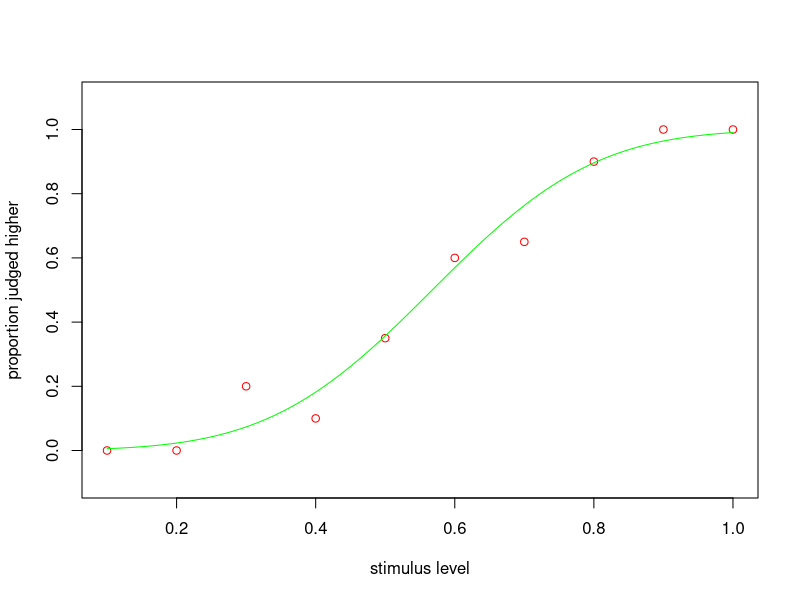
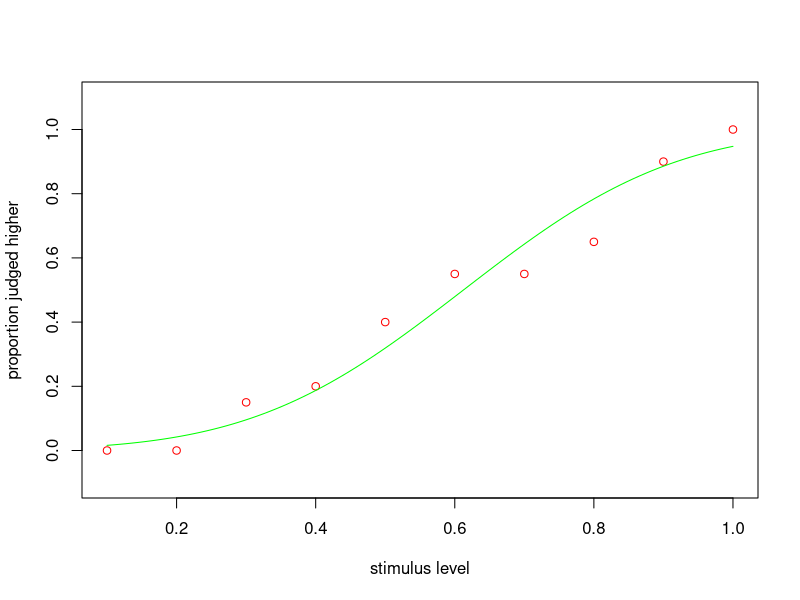
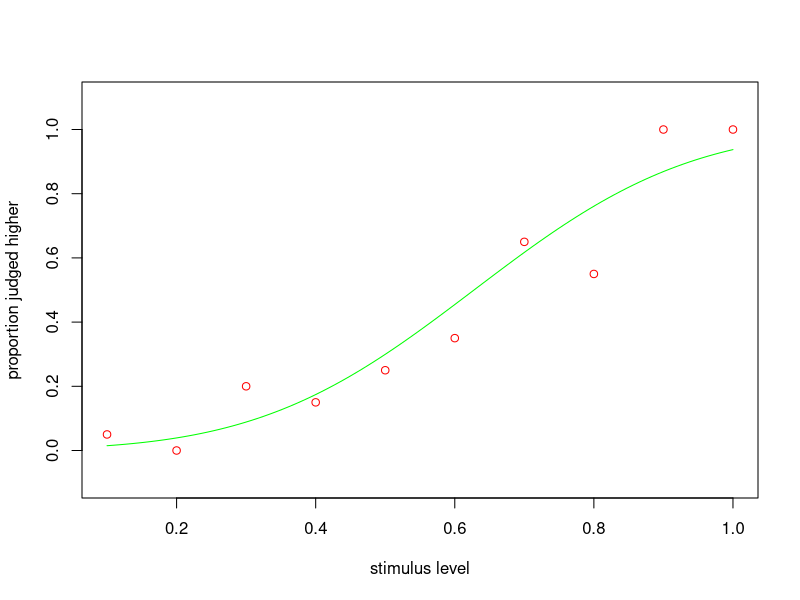
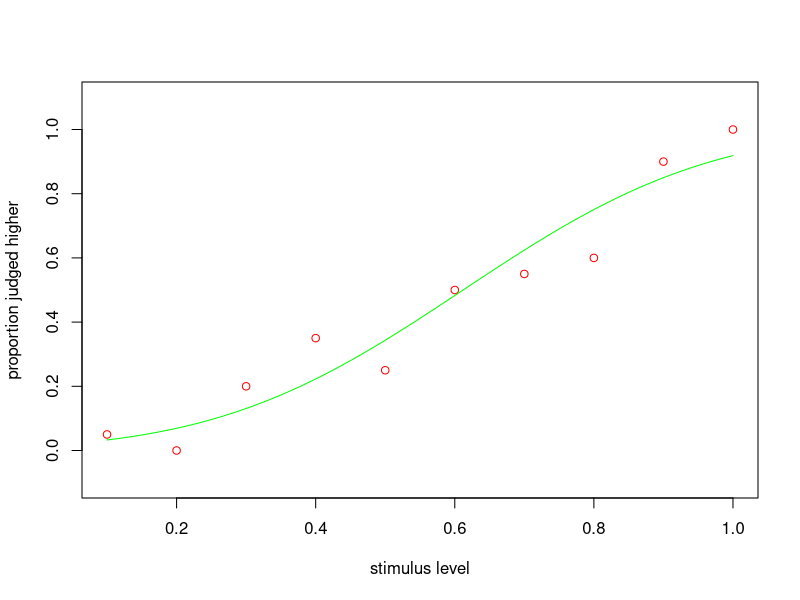
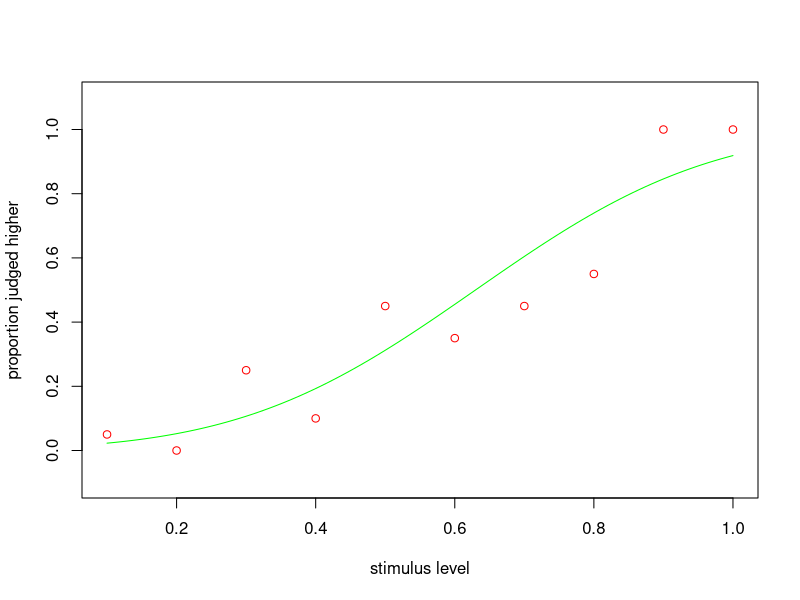
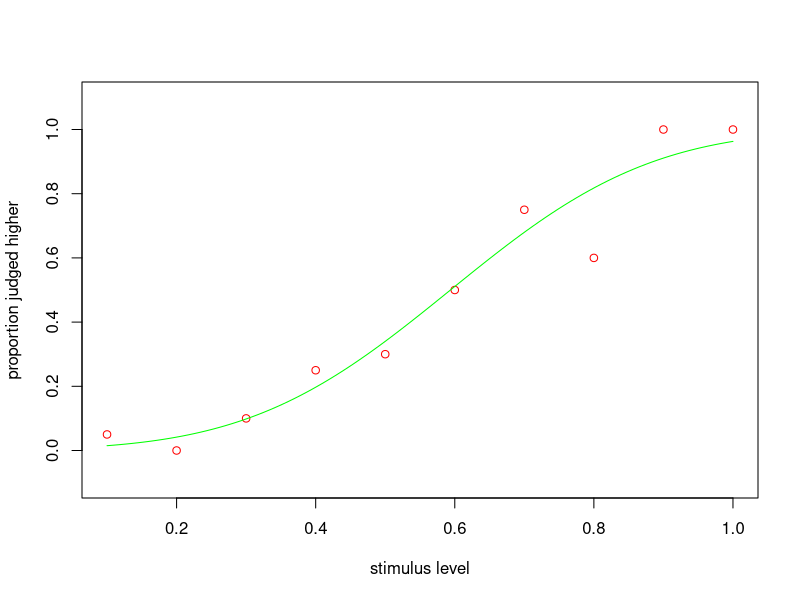
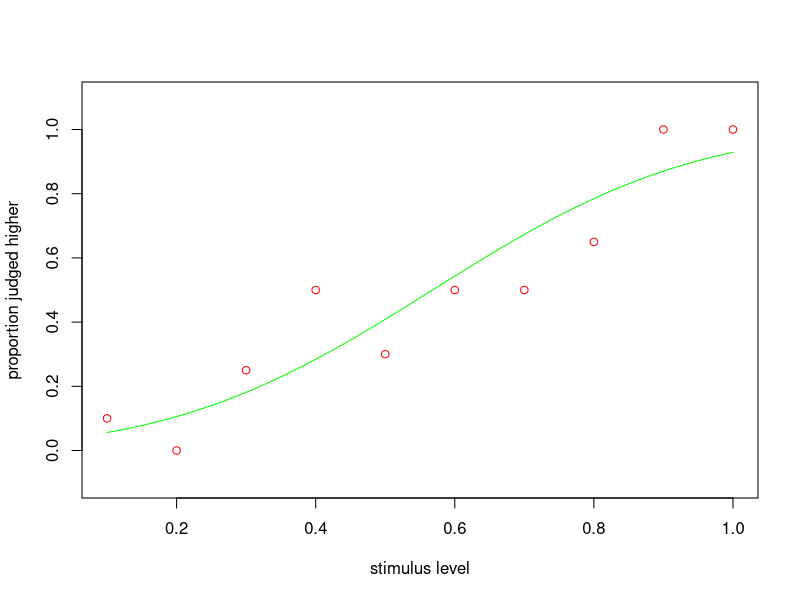
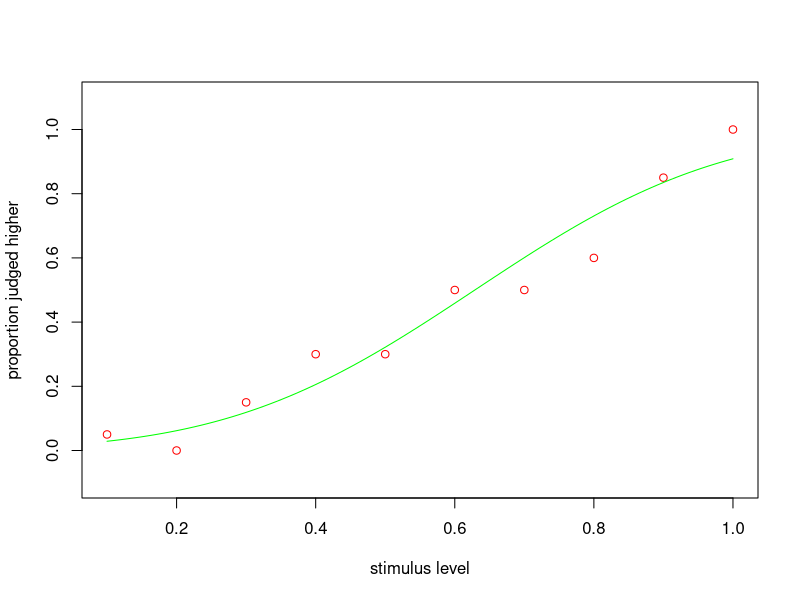

R code for these plots, in order:
# bootstrap1a.R  Bootstrap the parameters of a fitted function

rm( list=ls() )

# make up some behavioural data for a discrimination task
df <- data.frame( stimlev=seq( 0.1, 1.0, by=0.1 ),                  # stimulus levels
                  ntrials=rep( 20, times=10 ),                      # number of trials at each stimulus level
                  nhigher=c( 1, 0, 4, 5, 8, 10, 12, 14, 19, 20 ) )  # number of trials where the observer responded "higher"
df$phigher <- df$nhigher / df$ntrials                               # 'nhigher' expressed as a proportion

# choose the form of the psychometric function
psyfn <- function( x, mu, sigma )
    pnorm( x, mu, sigma )

# define a maximum likelihood objective function
obj <- function( p, data )
    -sum(log( dbinom( data$nhigher, data$ntrials, psyfn( data$stimlev, p[1], p[2] ) ) ))

# initialize bootstrap info
nboot <- 1000
phatstar <- matrix( nrow=nboot+1, ncol=2 )

# bootstrap
for( i in 1:(nboot+1) ) {
    
    # resample data
    dfstar <- df
    if( i>1 ) {
        dfstar$nhigher <- rbinom( nrow(df), df$ntrials, df$phigher )
        dfstar$phigher <- dfstar$nhigher / dfstar$ntrials
    }
    
    # find the parameters that minimize the objective function
    pinit <- c( 0.5, 0.2 )                       # initial guess
    m <- optim( pinit, obj, NULL, data=dfstar )  # find parameters of best fit
    phatstar[i,] <- m$par
    
    # report the fit
    cat( sprintf('pse = %.4f, jnd = %.4f\n',phatstar[i,1],phatstar[i,2] ) )
    
    # occasionally plot resampled data and fitted function
    if( i %% 50 == 0 ) {
        with( dfstar, plot( stimlev, phigher, col='red', ylim=c(-0.1,1.1), xlab='stimulus level', ylab='proportion judged higher' ) )
        curve( psyfn( x, phatstar[i,1], phatstar[i,2] ), col='green', add=TRUE )
        Sys.sleep(0.1)
    }
    
}

# histogram bootstrapped PSEs
hist( phatstar[-1,1], main='bootstrapped PSEs' )
abline( v=phatstar[1,1], col='red' )

# report maximum likelihood fit and bootstrapped 95% confidence interval
pse_ml <- phatstar[1,1]
pse_sd <- sd( phatstar[-1,1] )
cat( sprintf('\npse = %.4f +- %.4f\n\n',pse_ml,1.96*pse_sd) )

# or find the 95% confidence interval nonparametrically
cint <- quantile( phatstar[-1,1], c(0.025,0.975) )
cat( sprintf('pse = %.4f, 95%% confidence interval = (%.4f, %.4f)\n\n',pse_ml,cint[1],cint[2]) )
abline( v=cint, col='green' )


# also see R's 'boot' package to do bootstrapping in a more prepackaged way
